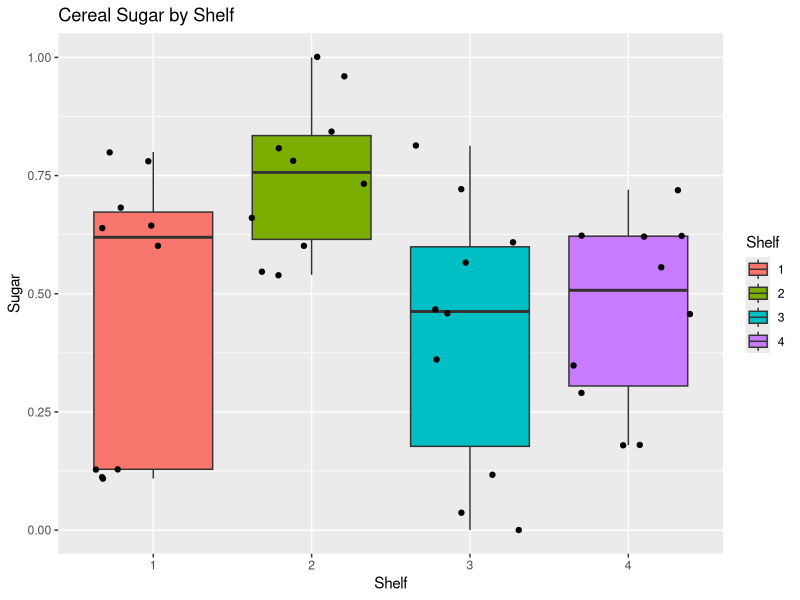
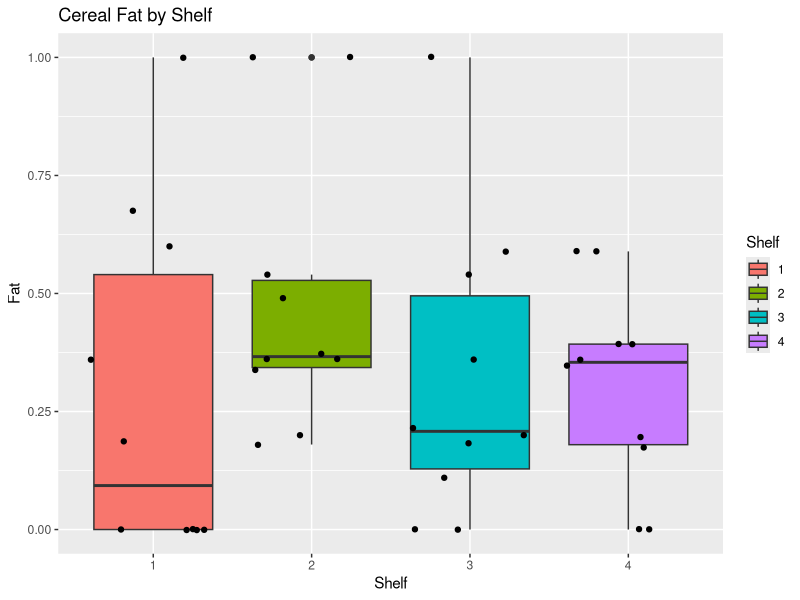
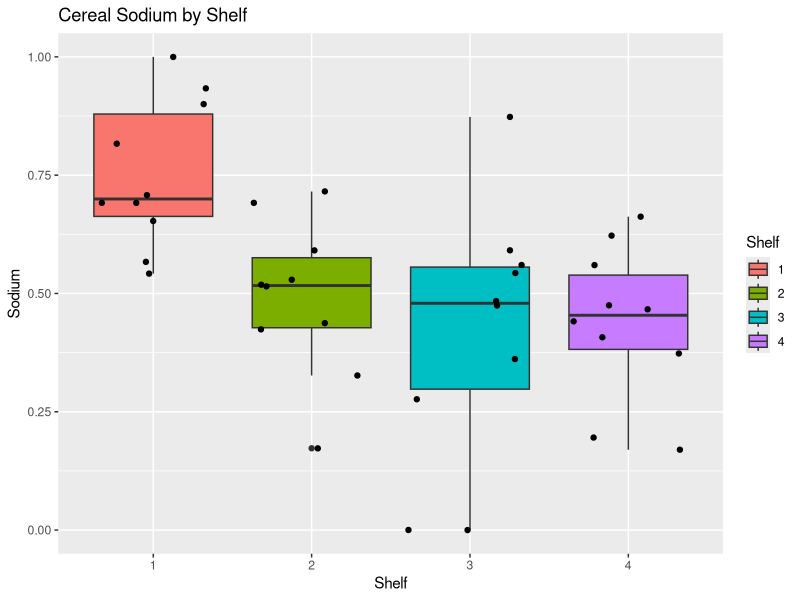
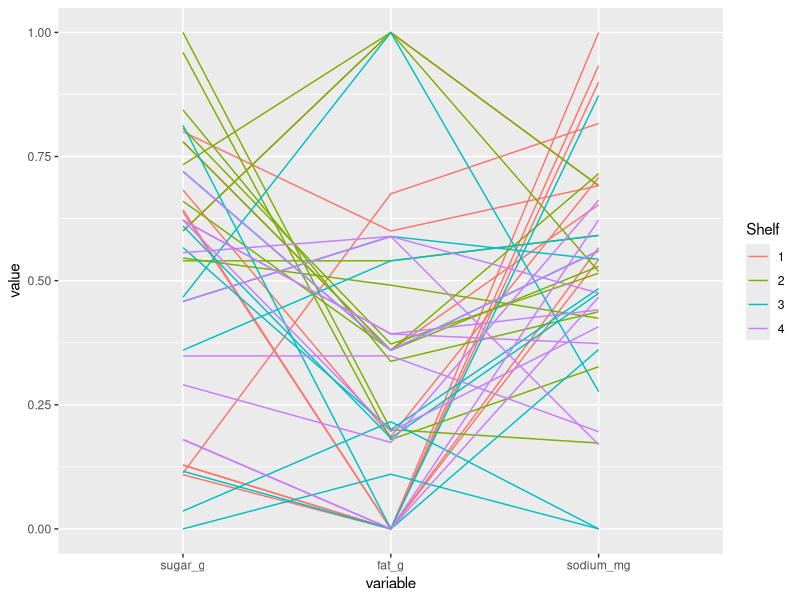
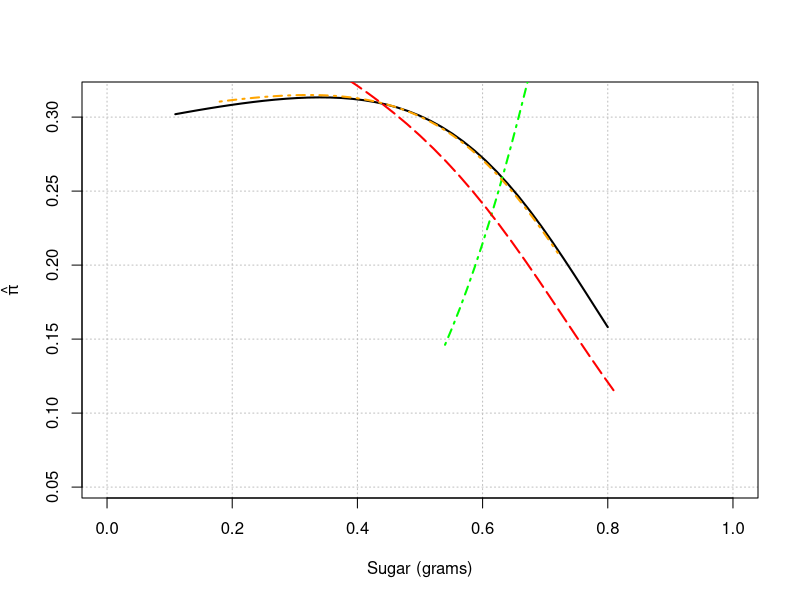

These charts were generated, in order, by the following R code:
## ---- chunk 1
# Tidy up the code for rendering pdf or html document
library(knitr)
opts_chunk$set(tidy.opts=list(width.cutoff=60),tidy=TRUE)

# Clean up the working environment
rm(list = ls())

# Load Libraries
library(dplyr)
library(car)
library(Hmisc)
library(skimr)
library(ggplot2)

#library(stargazer)
library(gmodels) # For cross tabulation (SAS and SPSS style)

#library(MASS) # will use the polr function
#library(mcprofile)
library(vcd)
library(nnet)

## one at a time, table apply, pared, and public
#lapply(df[, c("apply", "pared", "public")], table)

## three way cross tabs (xtabs) and flatten the table
#ftable(xtabs(~ public + apply + pared, data = df))
## ---- chunk 2
df <- read.csv("cereal_dillons.csv")
#head(df)
## ---- chunk 3
str(df)
#describe(df)
## ---- chunk 4
# Mark/Carlos - this was the way I started
#df1 <- df[c('size_g', 'sugar_g', 'fat_g', 'sodium_mg')] / df$size_g
## ---- chunk 5
df$sugar_g = df$sugar_g/df$size_g
df$fat_g = df$fat_g/df$size_g
df$sodium_mg = df$sodium_mg/df$size_g
df$Shelf = as.factor(df$Shelf)
## ---- chunk 6

normalize = function(x) {
  (x - min(x))/(max(x) - min(x))
}

df = cbind(df[, 1:4], apply(df[,5:7], 2, normalize))
head(df) #confirmed normalization worked
## ---- chunk 7
ggplot(df, aes(Shelf, sugar_g)) + 
  geom_boxplot(aes(fill = Shelf)) +
  geom_jitter() +
  ylab("Sugar") + 
  xlab("Shelf") +
  ggtitle("Cereal Sugar by Shelf") 

ggplot(df, aes(Shelf, fat_g)) + 
  geom_boxplot(aes(fill = Shelf)) +
  geom_jitter() +
  ylab("Fat") + 
  xlab("Shelf") +
  ggtitle("Cereal Fat by Shelf") 

ggplot(df, aes(Shelf, sodium_mg)) + 
  geom_boxplot(aes(fill = Shelf)) +
  geom_jitter() +
  ylab("Sodium") + 
  xlab("Shelf") +
  ggtitle("Cereal Sodium by Shelf") 

## ---- chunk 8
library(GGally) #This library is an extension of ggplot2 and has functions that
#reduce complexity of combining geometric objects with transformed data; it was
#recommended when researching parallel coordinates plots

df$Shelf <- as.factor(df$Shelf)
ggparcoord(df, columns = 5:7, groupColumn='Shelf', scale = 'globalminmax')
## ---- chunk 9
#Transformed Shelf back to Int for modeling
df$Shelf <- as.integer(df$Shelf)
## ---- chunk 10
mod.fit <- multinom(formula = Shelf ~ sugar_g + fat_g + sodium_mg, data=df,
                   epsilon = 0.0001, maxit = 1000, trace = F) #trace=F is suppressing convergence output for now)
summary(mod.fit)
round(coef(mod.fit), 2)
## ---- chunk 11
Anova(mod.fit)
## ---- chunk 12
# epsilon = 0.0001 and maxit = 1000 were set since some models were not converging
model.H0 = multinom(
  formula = Shelf ~ sugar_g + fat_g + sodium_mg, 
  data=df, trace = F, epsilon = 0.0001, maxit = 1000)

model.sugar.fat = multinom(
  formula = Shelf ~ sugar_g + fat_g + sodium_mg + sugar_g:fat_g, 
  data=df, trace = F, epsilon = 0.0001, maxit = 1000)

model.sugar.sodium = multinom(
  formula = Shelf ~ sugar_g + fat_g + sodium_mg + sugar_g:sodium_mg, 
  data=df, trace = F, epsilon = 0.0001, maxit = 1000)

model.fat.sodium = multinom(
  formula = Shelf ~ sugar_g + fat_g + sodium_mg + fat_g:sodium_mg, 
  data=df, trace = F, epsilon = 0.0001, maxit = 1000)

model.sugar.fat.sodium = multinom(
  formula = Shelf ~ sugar_g + fat_g + sodium_mg + sugar_g:fat_g:sodium_mg, 
  data=df, trace = F, epsilon = 0.0001, maxit = 1000)

# interacions significance test 
print('Null vs Sugar:Fat')
anova(model.H0, model.sugar.fat)

print('Null vs Sugar:Sodium')
anova(model.H0, model.sugar.sodium)

print('Null vs Fat:Sodium')
anova(model.H0, model.fat.sodium)

print('Null vs Sugar:Fat:Sodium')
anova(model.H0, model.sugar.fat.sodium)
## ---- chunk 13
df_unscaled <- read.csv("cereal_dillons.csv")

new_data = data.frame(
  sugar_g = 12/28/max(df_unscaled$sugar_g),
  fat_g = .5/28/max(df_unscaled$fat_g),
  sodium_mg = 130/28/max(df_unscaled$sodium_mg))
pi.hat = predict(object = mod.fit, newdata = new_data, type = "probs")
round(pi.hat*100,1)
## ---- chunk 14

#fat_mean <- mean(df_unscaled$fat_g)
#sodium_mean <- mean(df_unscaled$sodium_mg)

# Estimate model 
mod.fit.sugar <- multinom(formula = Shelf ~ sugar_g, data = df)
summary(mod.fit.sugar)
## ---- chunk 15
beta.hat <- coefficients(mod.fit.sugar)
## ---- chunk 16
# Create plotting area first to make sure get the whole region with respect to x-axis
  
curve(expr = 1/(1 + exp(beta.hat[1,1] + beta.hat[1,2]*x) + exp(beta.hat[2,1] + beta.hat[2,2]*x) + exp(beta.hat[3,1] + beta.hat[3,2]*x)),
                ylab = expression(hat(pi)), xlab = "Sugar (grams)",
      xlim = c(min(df$sugar_g), max(df$sugar_g)), col = "black", lty = "solid",
      lwd = 2, n = 40, type = "n",
      panel.first = grid(col = "gray", lty = "dotted"))

# Plot each pi_j
#Shelf 1
    curve(expr = 1/(1 + exp(beta.hat[1,1] + beta.hat[1,2]*x) + exp(beta.hat[2,1] + beta.hat[2,2]*x) + exp(beta.hat[3,1] + beta.hat[3,2]*x)),
      col = "black", lty = "solid", lwd = 2, n = 40, add = TRUE,
      xlim = c(min(df$sugar_g[df$Shelf == "1"]), max(df$sugar_g[df$Shelf == "1"])))  

# Shelf 2
    curve(expr = exp(beta.hat[1,1] + beta.hat[1,2]*x)/(1 + exp(beta.hat[1,1] + beta.hat[1,2]*x) + exp(beta.hat[2,1] + beta.hat[2,2]*x) + exp(beta.hat[3,1] + beta.hat[3,2]*x)),
      col = "green", lty = "dotdash", lwd = 2, n = 40, add = TRUE,
      xlim = c(min(df$sugar_g[df$Shelf == "2"]), max(df$sugar_g[df$Shelf == "2"])))  
    
#Shelf 3
    curve(expr = exp(beta.hat[2,1] + beta.hat[2,2]*x)/(1 + exp(beta.hat[1,1] + beta.hat[1,2]*x) + exp(beta.hat[2,1] + beta.hat[2,2]*x) + exp(beta.hat[3,1] + beta.hat[3,2]*x)),
      col = "red", lty = "longdash", lwd = 2, n = 40, add = TRUE,
      xlim = c(min(df$sugar_g[df$Shelf == "3"]), max(df$sugar_g[df$Shelf == "3"])))  

# Shelf 4
    curve(expr = exp(beta.hat[3,1] + beta.hat[3,2]*x)/(1 + exp(beta.hat[1,1] + beta.hat[1,2]*x) + exp(beta.hat[2,1] + beta.hat[2,2]*x) + exp(beta.hat[3,1] + beta.hat[3,2]*x)),
      col = "orange", lty = "dotdash", lwd = 2, n = 40, add = TRUE,
      xlim = c(min(df$sugar_g[df$Shelf == "4"]), max(df$sugar_g[df$Shelf == "4"])))
    
    
#Legend    
legend(x = 1.4, y = 0.8, legend=c("Shelf 1", "Shelf 2", "Shelf 3", "Shelf 4"),
       lty=c("solid","dotdash", "longdash","dotdash"),
       col=c("black","green","red", "orange"), bty="n", lwd = c(2,2,2,2), seg.len = 4)
    
## ---- chunk 17

## ---- chunk 18
sd.cereal <- apply(X = df[, -c(1,3:4)], MARGIN = 2, FUN = sd)

c.value <- c(1, sd.cereal)
round(c.value, 2)
## ---- chunk 19
b.hat2 <- coefficients(mod.fit)[1, 2:4]
b.hat2
## ---- chunk 20
b.hat3 <- coefficients(mod.fit)[2, 2:4]
b.hat3
## ---- chunk 21
b.hat4 <- coefficients(mod.fit)[3, 2:4]
b.hat4
## ---- chunk 22
length(c.value)
length(b.hat2)
## ---- chunk 23
#Shelf 2 vs Shelf 1
round(exp(c.value*b.hat2), 2)
round(1/exp(c.value*b.hat2), 2)
## ---- chunk 24
#Shelf 3 vs Shelf 1
round(exp(c.value*b.hat3), 2)
round(1/exp(c.value*b.hat3), 2)
## ---- chunk 25
#Shelf 4 vs Shelf 1
round(exp(c.value*b.hat4), 2)
round(1/exp(c.value*b.hat4), 2)
## ---- chunk 26
conf.int <- confint(object = mod.fit, level = 0.95)
conf.int
